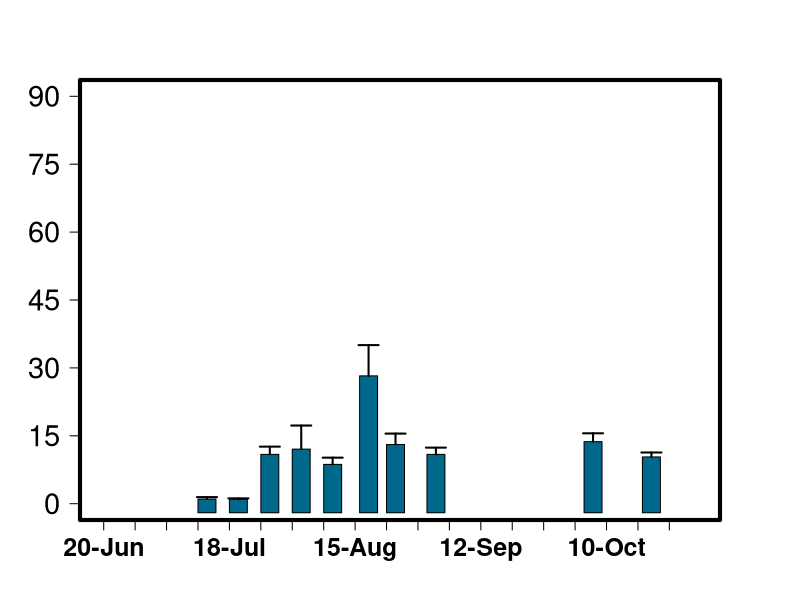

The R script that drew this image:
library(readr)
library(plyr)


alldata <- data.frame(read_csv("2_Incremental/3_Integration/INTEGRATED.csv"))

alldata$DATE<-as.Date(alldata$DATE,"%m/%d/%Y")

# Variable date to factor
datefactor <- factor(alldata[,1])

se <- function(x, ...) sqrt(var(x, ...)/length(x))

Ylabel=expression(bold(paste("Concentration (", mu, "g/l)")))

names(alldata)

n1<-15


a<-data.frame(aggregate(alldata[,n1] ~ DATE+SITE, alldata, mean))
a[,4]<-aggregate(alldata[,n1] ~ DATE+SITE, alldata, se)[,3]

a$DATE > as.Date(as.character("2021-01-01"))

a <- subset(a, DATE < as.Date(as.character("2021-01-01")))

a <- subset(a, SITE == "BN")

names(a)<-c("DATE","SITE","MEAN","STDER")

a[,5]<--2
d=1
n=length(a[,2])

j=2

#each 'polygon' is inside a list with xx and yy coordinates

dat1 <- lapply(1:n,function(x){
  res <- list(xx=c(a[x,1]+j, a[x,1]-j, a[x,1]-j, a[x,1]+j),
              yy=c(a[x,5], a[x,5], a[x,3], a[x,3]))
  return(res)
})


dev.new(width=10, height=7, noRStudioGD = TRUE)
par(mar=c(4,4,4,4))
par(mgp=c(3,1,0))
plot(a[,1], a[,2],
     type='n',
     ylim=c(0,90),
     xlim= c(as.Date("2020-06-20"),as.Date("2020-10-30")),
     cex=2,
     xaxt = "n",
     xlab = NA,
     yaxt = "n",
     ylab = NA,
     las=1
)


#title(ylab=Ylabel, line=2, cex.lab=1.2, family="Calibri Light", mgp=c(9,9,9))

range(a[,2])

#add polygons

for (i in 1:n) polygon(unlist(dat1[[i]]$xx),unlist(dat1[[i]]$yy),col="deepskyblue4",border="black")

axis.Date(1, at=seq(as.Date("2020-06-20"), as.Date("2020-10-30"), "1 week"), las=1, font.axis=2, cex.axis=1.5, format="%d-%b")
axis(side = 2, at = c(0, 15, 30, 45, 60, 75, 90), las=1, font.axis=1, cex.axis=1.75)

#legend("topright", legend=c("Filamentous", "Epilithic"), fill=c("chartreuse3", colors()[89]),
#       density=c(NA,NA), bty="n",border=c("black", "black")) 

box(lwd=4)

arrows(a[,1]-0, a[,3], a[,1], a[,3]+a[,4], length=0.1, angle=90, code=2, lwd=2,col="black")
#arrows(a2[,1]+0.5, a2[,2], a2[,1]+0.5, a2[,2]+a2[,3], length=0.045, angle=90, code=2, lwd=2 ,col="black")




